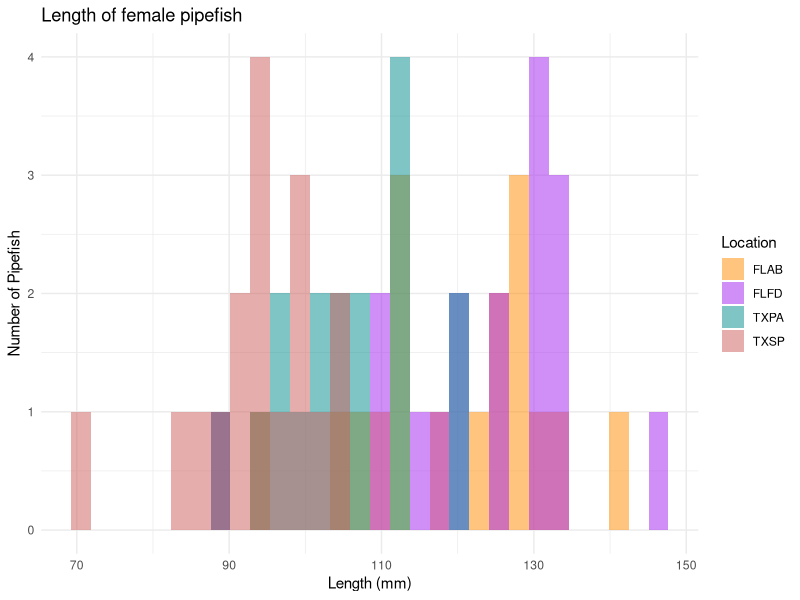
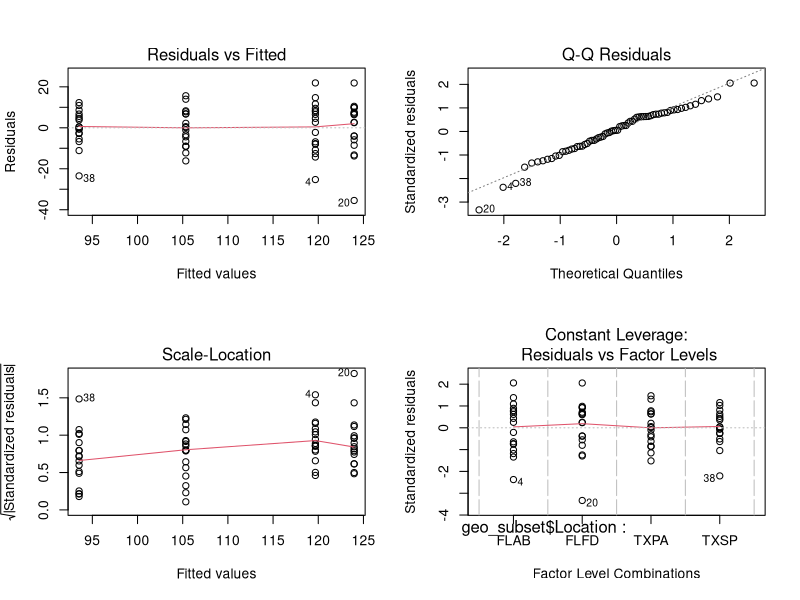
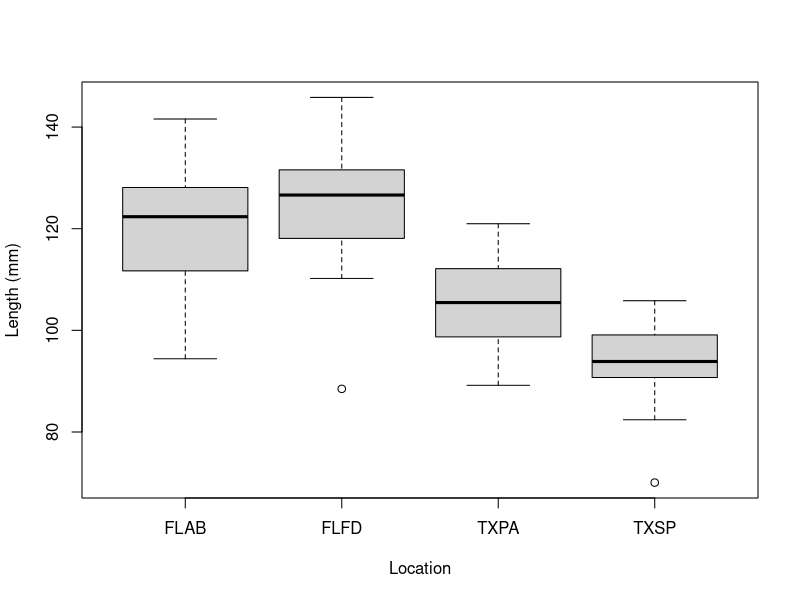
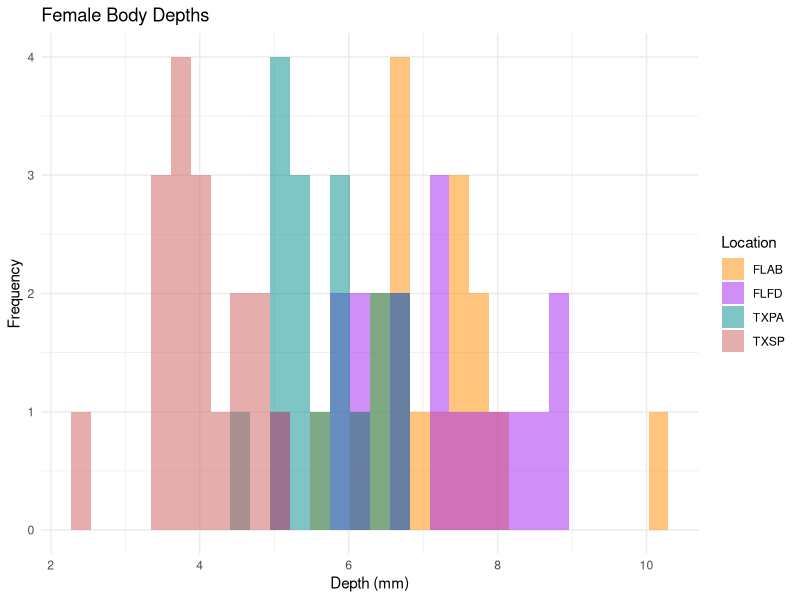
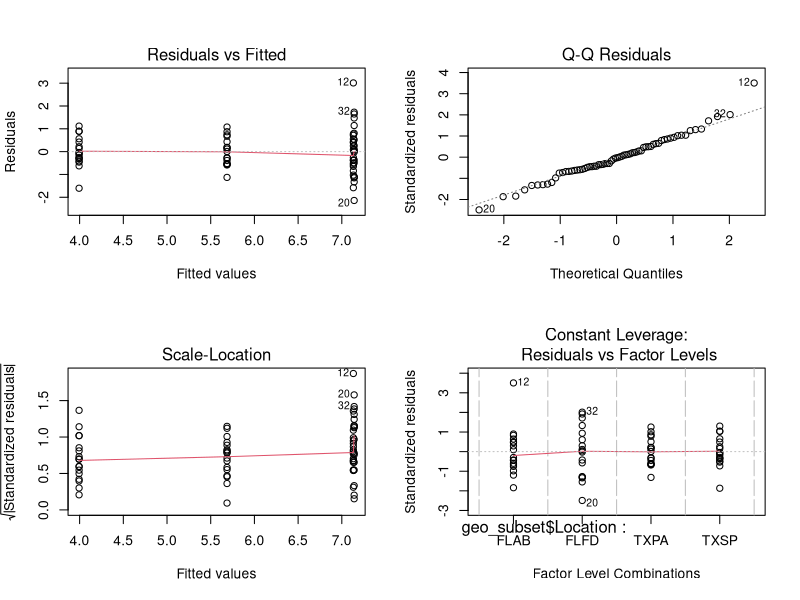
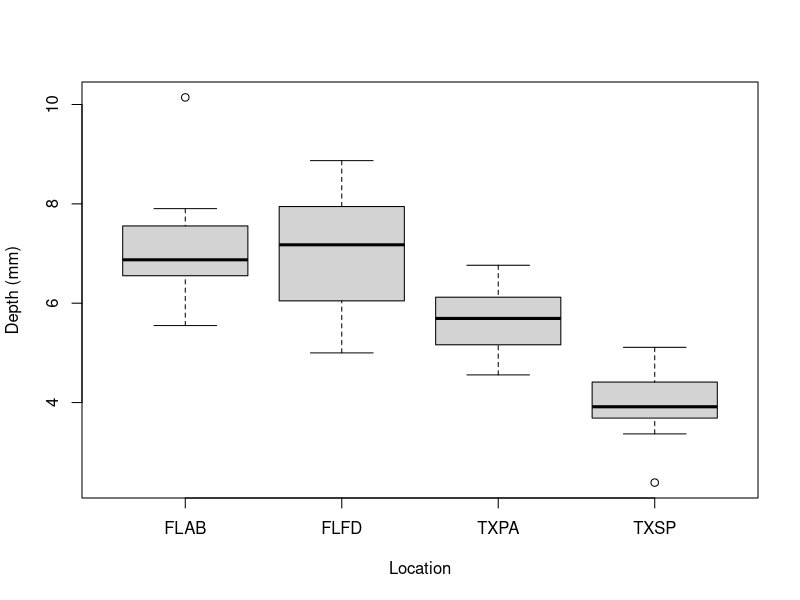
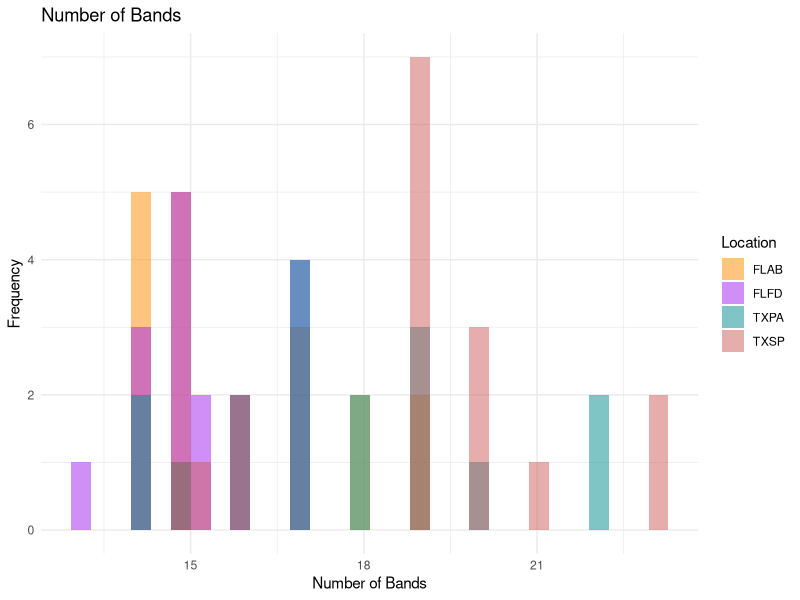
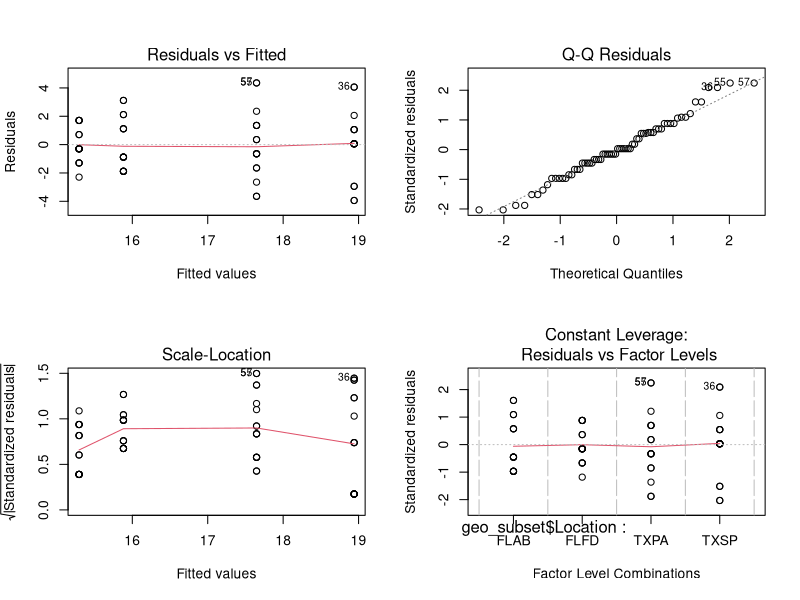

Here is the R script that generated these plots, in order:
## ---- chunk 1
knitr::opts_knit$set(root.dir='../',fig_path="../figs/")
## ---- chunk 2
knitr::opts_chunk$set(echo = TRUE,out.extra='',fig.pos="H",
                      fig.path = "../figs/",
                      dpi = 300,dev='png')
## ---- chunk 3
library(car)
library(knitr)
library(kableExtra)
library(tidyverse)
library(multcompView)
library(MASS)
library(ggplot2)
library(cowplot)
## ---- chunk 4
##Function used to add Tukey Letters to Boxplot Figures
generate_label_df <- function(TUKEY, variable){
  
  #Extract labels and factor levels from Tukey post-hoc test
  Tukey.levels <- TUKEY[[variable]][, 4]
  Tukey.labels <- data.frame(multcompLetters(Tukey.levels)['Letters'])
  
  #Putting the labels in the same order as in the boxplot :
  Tukey.labels$treatment=rownames(Tukey.labels)
  Tukey.labels=Tukey.labels[order(Tukey.labels$treatment) , ]
  return(Tukey.labels)
}
## ---- chunk 5
geo_data <- read.csv("processed_data/geo.csv")
geo_data$Location <- as.factor(geo_data$Location)

##The subsetted data created as per the next section
geo_subset <- read.csv("processed_data/geovar.csv")
geo_subset$Location <- as.factor(geo_subset$Location)

##This dataset is used for the band area vs iridescence analysis
area_iri <- read.csv("processed_data/ehs-LOCATION.csv")
## ---- chunk 6
geo_subset %>% 
  group_by(Location) %>% 
  summarise(across(c("depth", "band_num", "mean_hard", "total_easy"), ~ mean(.x, na.rm = TRUE))) %>%
  kable(caption = "Summarized Data", format = "html") %>% 
  kable_styling(bootstrap_options = c("striped", "hover", "condensed", "responsive"), full_width = F, position = "left") %>%
  footnote(general = "Summarized here are the means across location for each of the variables")
## ---- chunk 7
geo_subset %>%
  group_by(Location) %>%
  summarise(across(c("length"), list(mean = mean, SD = sd))) %>%
  kable(caption = "Summarized Data", format = 'html') %>%
  kable_styling(bootstrap_options = c("striped", "hover", "condensed", "responsive"), full_width = F, position = "left")
## ---- chunk 8
length_hist <- ggplot(data = geo_subset, aes(x = length)) +
  geom_histogram(aes(fill = Location),
                 alpha = 0.5,
                 position = 'identity') +
  scale_fill_manual(values = c("darkorange", "purple", "cyan4", "indianred")) +
  theme_minimal() +
  labs(x = "Length (mm)",
       y = "Number of Pipefish",
       title = "Length of female pipefish")

length_hist

## ---- chunk 9
leveneTest(length~Location, geo_subset)

lengthaov<-aov(geo_subset$length~geo_subset$Location)
lengthresid<-resid(lengthaov)
shapiro.test(lengthresid)

par(mfrow=c(2,2))
plot(lengthaov)

## ---- chunk 10
summary(lengthaov)

#Post-hoc Analysis
tukey_length <- TukeyHSD(x=lengthaov, 'geo_subset$Location', conf.level = 0.95)
tukey_length
## ---- chunk 11
multcompLetters4(lengthaov, TukeyHSD(lengthaov))

par(mfrow=c(1,1))
boxplot(length~Location,data=geo_subset,ylab="Length (mm)",xlab="Location",main="")
## ---- chunk 12
#Generate labels using function
labels_length <- generate_label_df(tukey_length, "geo_subset$Location")

#Rename columns for merging
names(labels_length) <- c('Letters', 'Location')

#Obtain letter position for y axis using means
yvalue_length <- aggregate(length~Location, data=geo_subset, mean)

#Merge dataframes
final_length <- merge(labels_length, yvalue_length)

length <- ggplot(geo_subset, aes(x = Location, y = length)) +
       geom_boxplot(fill = 'grey23', alpha = 0.3) +
       xlab("Location") +
       ylab("Length (mm)") +
       geom_text(data = final_length, aes(x = Location, y = length, label = Letters),
                 vjust = -6.5, hjust = 0.4) +
       theme_minimal() +
       theme(text = element_text(size = 12, family = 'sans', color = "black"))

## ---- chunk 13
geo_subset %>% 
  group_by(Location) %>% 
  summarise(across(c("depth"),  list(mean = mean, SD = sd))) %>%
  kable(caption = "Summarized Data", format = "html") %>% 
  kable_styling(bootstrap_options = c("striped", "hover", "condensed", "responsive"), full_width = F, position = "left")
## ---- chunk 14
depth_hist <- ggplot(data = geo_subset, aes(x = depth)) +
  geom_histogram(aes(fill = Location), 
                 alpha = 0.5, 
                 position = "identity") +
  scale_fill_manual(values = c("darkorange","purple","cyan4", "indianred")) +
  theme_minimal() +
  labs(x = "Depth (mm)",
       y = "Frequency",
       title = "Female Body Depths")
depth_hist
## ---- chunk 15
leveneTest(depth~Location, geo_subset)

depthaov<-aov(geo_subset$depth~geo_subset$Location)
depthresid<-resid(depthaov)
shapiro.test(depthresid)

par(mfrow=c(2,2))
plot(depthaov)

## ---- chunk 16
summary(depthaov)

#Post-hoc Analysis
tukey_depth <- TukeyHSD(x=depthaov, 'geo_subset$Location', conf.level = 0.95)
tukey_depth
## ---- chunk 17
multcompLetters4(depthaov, TukeyHSD(depthaov))

par(mfrow=c(1,1))
boxplot(depth~Location,data=geo_subset,ylab="Depth (mm)",xlab="Location",main="")
## ---- chunk 18
#Generate labels using function
labels_depth <- generate_label_df(tukey_depth, "geo_subset$Location")

#Rename columns for merging
names(labels_depth) <- c('Letters', 'Location')

#Obtain letter position for y axis using means
yvalue_depth <- aggregate(depth~Location, data=geo_subset, mean)

#Merge dataframes
final_depth <- merge(labels_depth, yvalue_depth)

depth <- ggplot(geo_subset, aes(x = Location, y = depth)) +
       geom_boxplot(fill = 'grey23', alpha = 0.3) +
       xlab("Location") +
       ylab("Depth (mm)") +
       geom_text(data = final_depth, aes(x = Location, y = depth, label = Letters),
                 vjust = -6.5, hjust = 0.4) +
       theme_minimal() +
       theme(text = element_text(size = 12, family = 'sans', color = "black"))

## ---- chunk 19
geo_subset %>% 
  group_by(Location) %>% 
  summarise(across(c("band_num"),  list(mean = mean, SD = sd))) %>%
  kable(caption = "Summarized Data", format = "html") %>% 
  kable_styling(bootstrap_options = c("striped", "hover", "condensed", "responsive"), full_width = F, position = "left")
## ---- chunk 20
num_band_hist <- ggplot(data = geo_subset, aes(x = band_num)) +
  geom_histogram(aes(fill = Location), 
                 alpha = 0.5, 
                 position = "identity") +
  scale_fill_manual(values = c("darkorange","purple","cyan4", "indianred")) +
  theme_minimal() +
  labs(x = "Number of Bands",
       y = "Frequency",
       title = "Number of Bands") 
num_band_hist
## ---- chunk 21
leveneTest(band_num~Location, geo_subset)

band_num_aov<-aov(geo_subset$band_num~geo_subset$Location)
band_numresid<-resid(band_num_aov)
shapiro.test(band_numresid)

par(mfrow=c(2,2))
plot(band_num_aov)

## ---- chunk 22
summary(band_num_aov)

#Post-hoc Analysis
tukey_bandnum <- TukeyHSD(x=band_num_aov, 'geo_subset$Location', conf.level = 0.95)
tukey_bandnum

## ---- chunk 23
multcompLetters4(band_num_aov, TukeyHSD(band_num_aov))

par(mfrow=c(1,1))
boxplot(band_num~Location,data=geo_subset,ylab="Number of Bands",xlab="Location",main="")
## ---- chunk 24
#Generate labels using function
labels_numbands <- generate_label_df(tukey_bandnum, "geo_subset$Location")

#Rename columns for merging
names(labels_numbands) <- c('Letters', 'Location')

#Obtain letter position for y axis using means
yvalue_numbands <- aggregate(band_num~Location, data=geo_subset, mean)

#Merge dataframes
final_numbands <- merge(labels_numbands, yvalue_numbands)

numbands <- ggplot(geo_subset, aes(x = Location, y = band_num)) +
       geom_boxplot(fill = 'grey23', alpha = 0.3) +
       xlab("Location") +
       ylab("Number of Iridescent Bands") +
       geom_text(data = final_numbands, aes(x = Location, y = band_num, label = Letters),
                 vjust = -8.5, hjust = 0.4) +
       theme_minimal() +
       theme(text = element_text(size = 12, family = 'sans', color = "black"))

## ---- chunk 25
top_rowFS2 <- plot_grid(length, depth, numbands,
                     ncol = 3,
                     labels = c('A', 'B', 'C'),
                     label_fontfamily = 'sans',
                     label_fontface = 'bold',
                     label_size = 18,
                     align = 'h',
                     rel_widths = c(1.10, 1.10, 1.10))

plot_grid(top_rowFS2)
## ---- chunk 26
geo_subset %>% 
  group_by(Location) %>% 
  summarise(across(c("DAI_hard"),  list(mean = mean, SD = sd))) %>%
  kable(caption = "Summarized Data", format = "html") %>% 
  kable_styling(bootstrap_options = c("striped", "hover", "condensed", "responsive"), full_width = F, position = "left")
## ---- chunk 27
meaniri_hist <- ggplot(data = geo_subset, aes(x = DAI_hard)) +
  geom_histogram(aes(fill = Location), 
                 alpha = 0.5, 
                 position = "identity") +
  scale_fill_manual(values = c("darkorange","purple","cyan4", "indianred")) +
  theme_minimal() +
  labs(x = "Band Iridescence (mm^2)",
       y = "Frequency",
       title = "Depth-adjusted Mean Band Iridescence")
meaniri_hist
## ---- chunk 28
leveneTest(DAI_hard~Location, geo_subset)

bandiri <- aov(DAI_hard~Location, geo_subset)
bandiriresid <- resid(bandiri)
shapiro.test(bandiriresid)

par(mfrow=c(2,2))
plot(bandiri)
## ---- chunk 29
bandiriPS <- glmmPQL(DAI_hard~Location,
                     random=~1|Location,
                     family=quasipoisson,
                     data=geo_subset)
Anova(bandiriPS, type="III")
## ---- chunk 30
par(mfrow=c(1,1))
boxplot(DAI_hard~Location, data=geo_subset, ylab="Depth Adjusted Mean Band Iridescence", xlab="Location", main="")
## ---- chunk 31
meaniri <- ggplot(geo_subset, aes(x = Location, y = DAI_hard)) +
       geom_boxplot(fill = 'grey23', alpha = 0.3) +
       xlab("Location") +
       ylab(bquote("Mean Band Iridescence (mm" ^ "  2"*")")) +
       theme_minimal() +
       theme(text = element_text(size = 12, family = 'sans', color = "black"))
## ---- chunk 32
geo_subset %>% 
  group_by(Location) %>% 
  summarise(across(c("DAIT_easy"),  list(mean = mean, SD = sd))) %>%
  kable(caption = "Summarized Data", format = "html") %>% 
  kable_styling(bootstrap_options = c("striped", "hover", "condensed", "responsive"), full_width = F, position = "left")
## ---- chunk 33
overalliri_hist <- ggplot(data = geo_subset, aes(x = DAIT_easy)) +
  geom_histogram(aes(fill = Location), 
                 alpha = 0.5, 
                 position = "identity") +
  scale_fill_manual(values = c("darkorange","purple","cyan4", "indianred")) +
  theme_minimal() +
  labs(x = "Overall Iridescence (mm^2)",
       y = "Frequency",
       title = "Depth-adjusted Overall Iridescence")
overalliri_hist
## ---- chunk 34
leveneTest(DAIT_easy~Location, geo_subset)

overalliri <- aov(geo_subset$DAIT_easy~geo_subset$Location)
overalliriresid <- resid(overalliri)
shapiro.test(overalliriresid)

par(mfrow=c(2,2))
plot(overalliri)
## ---- chunk 35
summary(overalliri)

##Post-hoc analysis
tukey_overalliri <- TukeyHSD(x=overalliri, 'geo_subset$Location', conf.level = 0.95)
tukey_overalliri
## ---- chunk 36
multcompLetters4(overalliri, TukeyHSD(overalliri))

par(mfrow=c(1,1))
boxplot(DAIT_easy~Location,
        data=geo_subset,
        ylab="Overall Iridescence", xlab="Location", main="")
## ---- chunk 37
#Generate labels using function
labels_overalliri <- generate_label_df(tukey_overalliri, "geo_subset$Location")

#Rename columns for merging
names(labels_overalliri) <- c('Letters', 'Location')

#Obtain letter position for y axis using means
yvalue_overalliri <- aggregate(DAIT_easy~Location, data=geo_subset, mean)

#Merge dataframes
final_overalliri <- merge(labels_overalliri, yvalue_overalliri)

overalliri_plot <- ggplot(geo_subset, aes(x = Location, y = DAIT_easy)) +
       geom_boxplot(fill = 'grey23', alpha = 0.3) +
       xlab("Location") +
       ylab(bquote("Overall Iridescence (mm" ^ "  2"*")")) +
       geom_text(data = final_overalliri, 
                 aes(x = Location, y = DAIT_easy, label = Letters),
                 vjust = -8.5, hjust = 0.4) +
       theme_minimal() +
       theme(text = element_text(size = 12, family = 'sans', color = "black"))

## ---- chunk 38
geo_subset %>% 
  group_by(Location) %>% 
  summarise(across(c("body_iri"),  list(mean = mean, SD = sd))) %>%
  kable(caption = "Summarized Data", format = "html") %>% 
  kable_styling(bootstrap_options = c("striped", "hover", "condensed", "responsive"), full_width = F, position = "left")
## ---- chunk 39
torsoiri_hist <- ggplot(data = geo_subset, aes(x = body_iri)) +
  geom_histogram(aes(fill = Location), 
                 alpha = 0.5, 
                 position = "identity") +
  scale_fill_manual(values = c("darkorange","purple","cyan4", "indianred")) +
  theme_minimal() +
  labs(x = "Torso Iridescence (mm^2)",
       y = "Frequency",
       title = "Torso Iridescence")
torsoiri_hist
## ---- chunk 40
leveneTest(body_iri~Location, geo_subset)

torsoiri_aov <- aov(body_iri~Location, geo_subset)
torsoiriresid <- resid(torsoiri_aov)
shapiro.test(torsoiriresid)

par(mfrow=c(2,2))
plot(torsoiri_aov)
## ---- chunk 41
torsoiriPS <- glmmPQL(body_iri~Location,
                    random=~1|Location,
                    family=quasipoisson,
                    data=geo_subset)
Anova(torsoiriPS, type="III")
## ---- chunk 42
par(mfrow=c(1,1))
boxplot(body_iri~Location, data=geo_subset, ylab="Torso Iridescence", xlab="Location", main="")
## ---- chunk 43
torsoiri <- ggplot(geo_subset, aes(x = Location, y = body_iri)) +
       geom_boxplot(fill = 'grey23', alpha = 0.3) +
       xlab("Location") +
       ylab(bquote("Torso Iridescence (mm" ^ "  2"*")")) +
       theme_minimal() +
       theme(text = element_text(size = 12, family = 'sans', color = "black"))

## ---- chunk 44
top_rowF4 <- plot_grid(meaniri,
                     ncol = 2,
                     labels = c('A'),
                     label_fontfamily = 'sans',
                     label_fontface = 'bold',
                     label_size = 18,
                     rel_widths = c(1.10))
middle_rowF4 <- plot_grid(overalliri_plot,
                          ncol = 2,
                          labels = 'B',
                          label_fontfamily = 'sans',
                          label_fontface = 'bold',
                          label_size = 18,
                          rel_widths = 1.10)
bottom_rowF4 <- plot_grid(torsoiri,
                          ncol=2,
                          labels = 'C',
                          label_fontfamily = 'sans',
                          label_fontface = 'bold',
                          label_size = 18,
                          rel_widths = c(1.10))

plot_grid(top_rowF4, middle_rowF4, bottom_rowF4,
          ncol = 1,
          rel_heights = c(1.10, 1.10, 1.10))


## ---- chunk 45
FLABehs <- subset(area_iri, Location=="FLAB")
FLFDehs <- subset(area_iri, Location=="FLFD")
TXSPehs <- subset(area_iri, Location=="TXSP")
## ---- chunk 46
##Looking at the correlation in the whole dataset
cor.test(area_iri$mean_sarah, area_iri$mean_hard) ##0.3685

##Looking at correlations within each Location
cor.test(FLABehs$mean_sarah, FLABehs$mean_hard) ##0.2455675
cor.test(FLFDehs$mean_sarah, FLFDehs$mean_hard) ##0.400215
cor.test(TXSPehs$mean_sarah, TXSPehs$mean_hard) ##0.4177789

## ---- chunk 47
##Creating regression to plot best fit line
FLAB.reg<-lm(mean_hard~mean_sarah,data=FLABehs)
FLFD.reg<-lm(mean_hard~mean_sarah,data=FLFDehs)
TXSP.reg<-lm(mean_hard~mean_sarah,data=TXSPehs)

##Creating an empty plot
par(family="sans")
plot(mean_hard ~ mean_sarah,
     data=area_iri,
     type='n',
     xlab=expression(paste("Band Area (mm"^2*")")),
     ylab=""
)

##Adding y-axis label
title(ylab=expression(paste("Band Iridescence (mm"^2*")")), mgp=c(2.5,1,0))

##Adding points to empty plot
points(FLABehs$mean_sarah,FLABehs$mean_hard,pch=21,cex=1.5,col="black",bg="gray28")
points(FLFDehs$mean_sarah,FLFDehs$mean_hard, pch=22,cex=1.5,col="black",bg="gray59")
points(TXSPehs$mean_sarah,TXSPehs$mean_hard, pch=24,cex=1.5, col="black",bg="gray89")

##Adding best fir lines from regression models
abline(FLAB.reg,lty=3,col="gray28",lwd=3)
abline(FLFD.reg,lty=2,col="gray59",lwd=3)
abline(TXSP.reg,lty=1,col="gray89",lwd=3)

##Adding the Legend
legend("topleft", c("Florida Anne's Beach","Florida Fort De Soto",
                    "Texas South Padre"), 
       lty=c(3,2,1), 
       col=c("gray28","gray59","gray89"), 
       bty='o',
       lwd=3)

legend('topright', c("","",""), 
       pch=c(21,22,24),
       pt.bg = c("gray28","gray59","gray89"),
       pt.lwd = 1,
       col=c("black"), bty='n',
       text.width = 1.44,
       cex=1.0
       )
